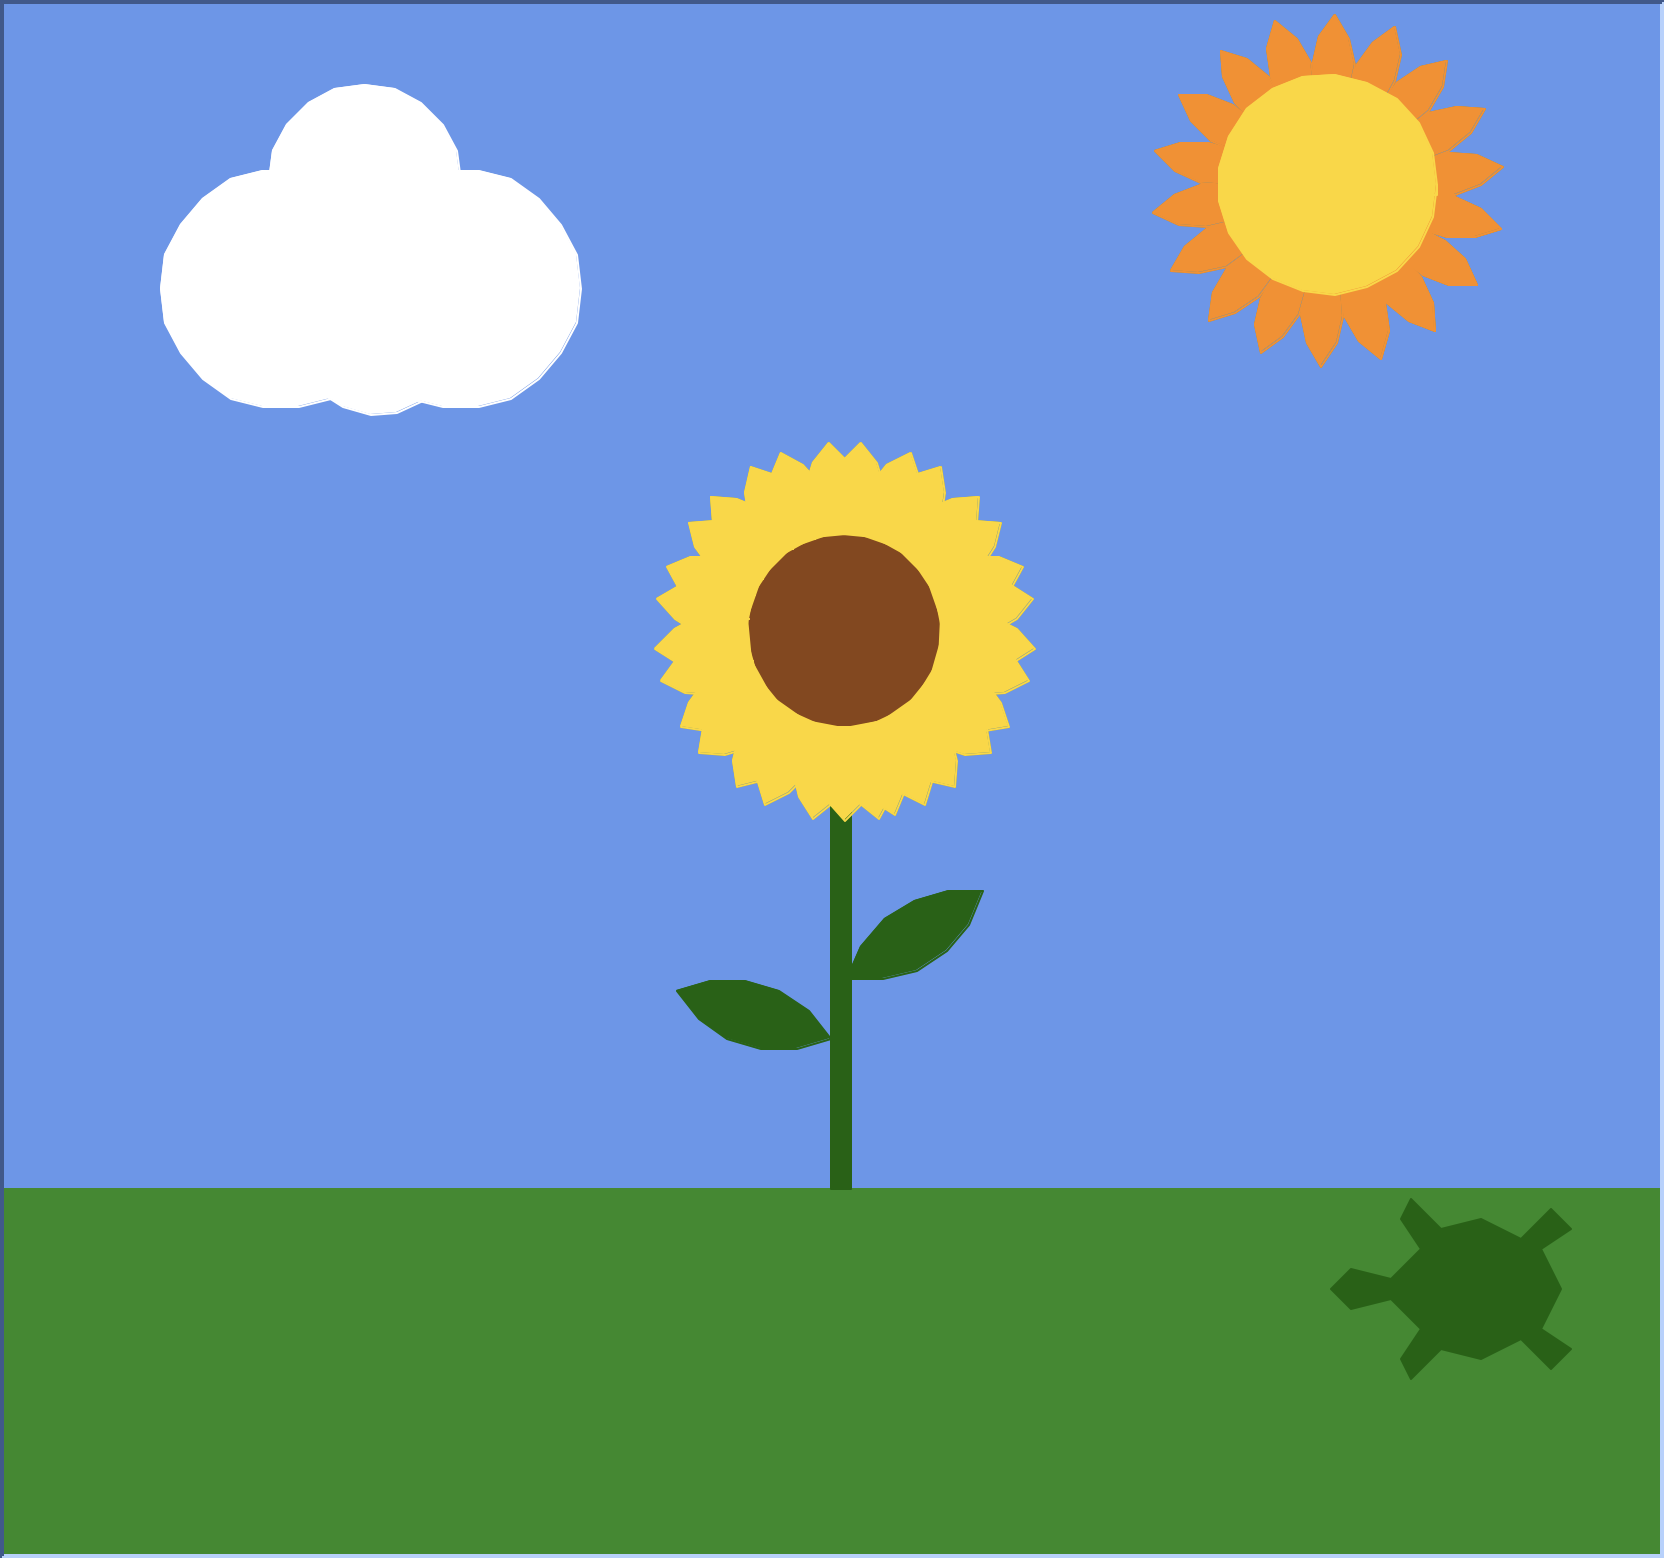

Write Python code to recreate this figure.
import turtle
import functions as f

t = f.getTurtle() #get turtle from functions
t.shape("turtle")
s = t.getscreen()
s.bgcolor("CornflowerBlue")

# s.tracer(20)        # uncomment to make animation go fast
t.color("ForestGreen")
t.pu()
t.goto(-420,-200)
t.pd()

t.begin_fill()
f.rect(830, 185)      #draw grass
t.end_fill()

t.color("DarkGreen")
t.pu()
t.goto(-5,-200)
t.pd()
t.begin_fill()
f.rect(200,10)        #draw stem
t.end_fill()

t.pu()
t.seth(90)
t.fd(75)
t.pd()
t.lt(30)
f.leaf("l")           #draw left leaf

t.seth(90)
t.pu()
t.fd(30)
t.seth(0)
t.fd(8)
t.lt(75)
t.pd()
f.leaf("r")           #draw right leaf

t.pu()
t.color("SaddleBrown")
t.seth(90)
t.goto(55,80)
t.pd()
t.begin_fill()
t.circle(55)        #draw flower center
t.end_fill()

t.pu()
t.color("Gold")
t.seth(270)
t.goto(0,30)
t.pd()
t.rt(15)
for i in range(30):     #draw petals
    f.petal(40, 80, 75)
    t.rt(205)


t.pu()
t.goto(-250,250)
t.pd()
f.cloud(60)               #draw cloud

t.pu()
t.goto(250,250)
t.pd()
f.sun()                   #draw sun

t.pu()
t.color("DarkGreen")
t.goto(325,-250)        #place turtle on the grass
t.turtlesize(5,5)
t.seth(180)
s.update()
turtle.done()
